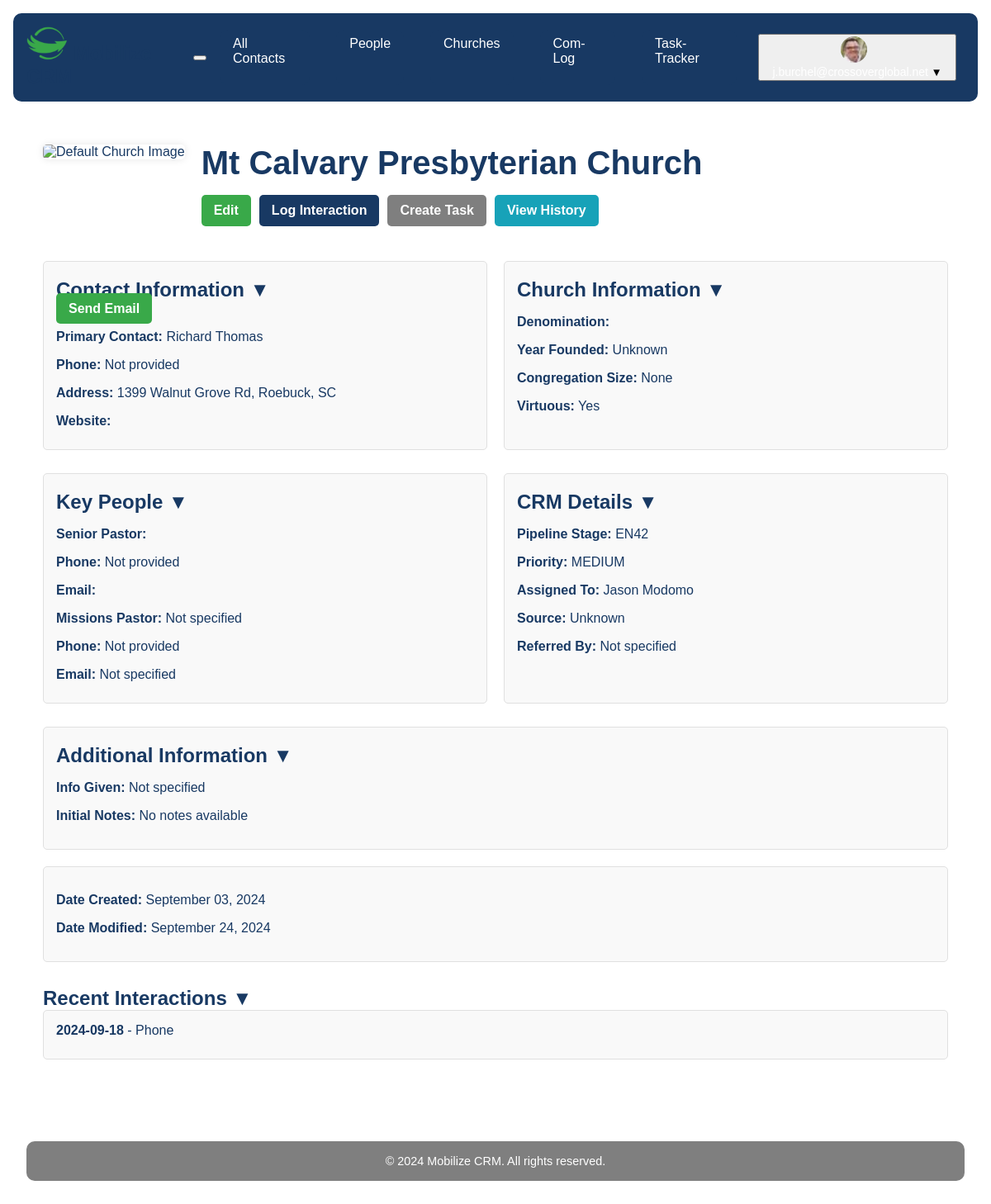
The page /contacts/church/1/ (signed in) on the database its author committed.
### userprofile/models.py (models this page shows, shortened)
class CustomUser(AbstractUser):
    profile_image = models.ImageField(upload_to='profile_images/', null=True, blank=True)
    profile_thumbnail = models.ImageField(upload_to='profile_thumbnails/', null=True, blank=True)
    email_signature = models.TextField(blank=True, null=True)

### contacts/models.py (models this page shows, shortened)
class Contact(models.Model):
    STATE = (
        ('al', 'AL'), ('ak', 'AK'), ('az', 'AZ'), ('ar', 'AR'), ('ca', 'CA'),('co', 'CO'),('ct', 'CT'),('de', 'DE'), ('fl', 'FL'), ('ga', 'GA'),
        ('hi', 'HI'), ('id', 'ID'), ('il', 'IL'), ('in', 'IN'), ('ia', 'IA'), ('ks', 'KS'), ('ky', 'KY'), ('la', 'LA'), ('me', 'ME'),
        ('md', 'MD'), ('ma', 'MA'), ('mi', 'MI'), ('mn', 'MN'), ('ms', 'MS'), ('mo', 'MO'), ('mt', 'MT'), ('ne', 'NE'), ('nv', 'NV'),
        ('nh', 'NH'), ('nj', 'NJ'), ('nm', 'NM'), ('ny', 'NY'), ('nc', 'NC'), ('nd', 'ND'), ('oh', 'OH'), ('ok', 'OK'), ('or', 'OR'),
        ('pa', 'PA'), ('ri', 'RI'), ('sc', 'SC'), ('sd', 'SD'), ('tn', 'TN'), ('tx', 'TX'), ('ut', 'UT'), ('vt', 'VT'), ('va', 'VA'),
        ('wa', 'WA'), ('wv', 'WV'), ('wi', 'WI'), ('wy', 'WY'),('dc', 'DC')
    )
    PREFERRED_CONTACT_METHODS = (
        ('email', 'Email'),('phone', 'Phone'),('text', 'Text'),('Facebook Messanger',
        'Facebook Messanger'),('whatsapp', 'Whatsapp'),('groupme', 'Groupme'),('signal', 'Signal'),('other', 'Other')
    )
    church_name = models.CharField(max_length=100, null=True, blank=True)
    first_name = models.CharField(max_length=100)
    last_name = models.CharField(max_length=100)
    image = models.ImageField(upload_to=get_image_path, null=True, blank=True)
    preferred_contact_method = models.CharField(max_length=100, choices=PREFERRED_CONTACT_METHODS)
    phone = models.CharField(max_length=50)
    email = models.EmailField()
    street_address = models.CharField(max_length=200, null=True, blank=True)
    city = models.CharField(max_length=100, null=True, blank=True)
    state = models.CharField(max_length=2, choices=STATE, null=True, blank=True)
    zip_code = models.CharField(max_length=10, null=True, blank=True)
    initial_notes = models.TextField(null=True, blank=True)
    date_created = models.DateField(auto_now_add=True,null=True, blank=True)
    date_modified = models.DateField(auto_now=True,null=True, blank=True)
    com_log = GenericRelation(ComLog)

class Church(Contact):
    CHURCH_PIPELINE_CHOICES = (
        ('PROMOTION', 'PROMOTION'), ('INFORMATION', 'INFORMATION'),('INVITATION,', 'INVITATION,'),
        ('CONFIRMATION', 'CONFIRMATION'),('EN42', 'EN42'),
        ('AUTOMATION', 'AUTOMATION'),
    )
    PRIORITY = (
        ('URGENT', 'URGENT'), ('HIGH', 'HIGH'), ('MEDIUM', 'MEDIUM'), ('LOW', 'LOW')
    )
    ASSIGNED_TO_CHOICES = (
        ('BILL JONES', 'BILL JONES'), ('JASON MODOMO', 'JASON MODOMO'), ('KEN KATAYAMA', 'KEN KATAYAMA'), ('MATTHEW RULE', 'MATTHEW RULE'),
        ('CHIP ATKINSON', 'CHIP ATKINSON'), ('RACHEL LIVELY', 'RACHEL LIVELY'), ('JIM BURCHEL', 'JIM BURCHEL'), ('JILL WALKER', 'JILL WALKER'),
        ('KARINA RAMPIN', 'KARINA RAMPIN'), ('UNASSIGNED', 'UNASSIGNED')
    )
    SOURCE = (
        ('WEBFORM', 'WEBFORM'), ('INCOMING CALL', 'INCOMING CALL'), ('EMAIL', 'EMAIL'), ('SOCIAL MEDIA', 'SOCIAL MEDIA'),
        ('COLD CALL', 'COLD CALL'),('PERSPECTIVES', 'PERSPECTIVES'),('REFERAL', 'REFERAL'),('OTHER', 'OTHER'), ('UNKNOWN', 'UNKNOWN')
    )
    virtuous = models.BooleanField(default=False)
    senior_pastor_first_name = models.CharField(max_length=100, blank=True, null=True)
    senior_pastor_last_name = models.CharField(max_length=100, blank=True, null=True)
    senior_pastor_phone = models.CharField(max_length=50, blank=True, null=True)
    senior_pastor_email = models.EmailField(blank=True, null=True)
    missions_pastor_first_name = models.CharField(max_length=100, null=True, blank=True)
    missions_pastor_last_name = models.CharField(max_length=100, null=True, blank=True)
    mission_pastor_phone = models.CharField(max_length=50, null=True, blank=True)
    mission_pastor_email = models.EmailField(null=True, blank=True)
    primary_contact_first_name = models.CharField(max_length=100, blank=True, null=True)
    primary_contact_last_name = models.CharField(max_length=100, blank=True, null=True)
    primary_contact_phone = models.CharField(max_length=200, blank=True, null=True)
    primary_contact_email = models.EmailField(blank=True, null=True)
    website = models.URLField(null=True, blank=True)
    denomination = models.CharField(max_length=100, null=True, blank=True)
    congregation_size = models.IntegerField(null=True, blank=True)
    church_pipeline = models.CharField(max_length=100, choices=CHURCH_PIPELINE_CHOICES, default='UNKNOWN')
    priority = models.CharField(max_length=10, choices=PRIORITY, default='MEDIUM')
    assigned_to = models.CharField(max_length=100, choices=ASSIGNED_TO_CHOICES, default='UNASSIGNED')
    source = models.CharField(max_length=100, choices=SOURCE, default='UNKNOWN')
    referred_by = models.CharField(max_length=100, null=True, blank=True)
    info_given = models.TextField(null=True, blank=True)
    reason_closed = models.TextField(null=True, blank=True)
    year_founded = models.IntegerField(null=True, blank=True)
    date_closed = models.DateField(null=True, blank=True)
    class Meta:
        verbose_name = "Church"
        verbose_name_plural = "Churches"

### com_log/models.py (models this page shows, shortened)
class ComLog(models.Model):
    COMMUNICATION_TYPES = [
        ('email', 'Email'),
        ('phone', 'Phone'),
        ('text', 'Text'),
        ('meeting', 'Meeting'),
        ('video', 'Video Conference'),
        ('facebook', 'Facebook Messenger'),
        ('whatsapp', 'WhatsApp'),
        ('signal', 'Signal'),
    ]
    user = models.ForeignKey(settings.AUTH_USER_MODEL, on_delete=models.CASCADE)
    content_type = models.ForeignKey(ContentType, on_delete=models.CASCADE)
    object_id = models.PositiveIntegerField()
    contact = GenericForeignKey('content_type', 'object_id')
    interaction_type = models.CharField(max_length=20)
    communication_type = models.CharField(max_length=20, choices=COMMUNICATION_TYPES)
    subject = models.CharField(max_length=255, blank=True)
    notes = models.TextField()
    direction = models.CharField(max_length=10, choices=[('Incoming', 'Incoming'), ('Outgoing', 'Outgoing')],default='Outgoing')
    date = models.DateTimeField(auto_now_add=True)
    class Meta:
        ordering = ['-date']

### contacts/views.py (the view)
# urls.py: path('church/<int:pk>/', views.ChurchDetailView.as_view(), name='church_detail'),
@method_decorator(login_required, name='dispatch')
class ChurchDetailView(DetailView, LoginRequiredMixin):
    model = Church
    template_name = 'contacts/church_detail.html'
    context_object_name = 'church'
    def get_context_data(self, **kwargs):
        context = super().get_context_data(**kwargs)
        church_content_type = ContentType.objects.get_for_model(Church)
        contact_content_type = ContentType.objects.get_for_model(Contact)
        recent_communications = ComLog.objects.filter(
            (Q(content_type=church_content_type) & Q(object_id=self.object.id)) |
            (Q(content_type=contact_content_type) & Q(object_id=self.object.contact_ptr_id))
        ).order_by('-date')
        logger.info(f"ChurchDetailView: Fetched {recent_communications.count()} recent communications for Church {self.object.id}")
        for comm in recent_communications:
            logger.info(f"ChurchDetailView: ComLog: {comm.id}, Date: {comm.date}, Type: {comm.communication_type}, Content Type: {comm.content_type}")
        context['recent_communications'] = recent_communications
        return context

### contacts/templates/contacts/church_detail.html (shortened to what this page needs)
{% extends 'core/base.html' %}
{% load static %}
{% block extra_css %}
<link rel="stylesheet" href="{% static 'css/church_detail.css' %}">
{% endblock %}
{% block content %}
<div class="church-detail-container">
    <div class="church-header">
        <div class="church-image">
            {% if church.image %}
                <img src="{{ church.image.url }}" alt="{{ church.church_name }}" class="church-img">
            {% else %}
                <img src="{% static 'images/default_church.png' %}" alt="Default Church Image" class="church-img">
            {% endif %}
        </div>
        <div class="church-title-and-actions">
            <h1 class="church-name">{{ church.church_name }}</h1>
            <div class="church-actions">
                <a href="{% url 'contacts:church_edit' church.pk %}" class="btn btn-edit">Edit</a>
                <a href="{% url 'com_log:create' %}" class="btn btn-log">Log Interaction</a>
                <a href="{% url 'task_tracker:task_create' %}" class="btn btn-task">Create Task</a>
                <a href="{% url 'com_log:contact_interactions' contact_type='church' contact_id=church.id %}" class="btn btn-history">View History</a>
            </div>
        </div>
    </div>
    <div class="church-info">
        <div class="info-section collapsible">
            <h2>Contact Information <span class="toggle-icon">▼</span></h2>
            <div class="section-content">
                <a href="{% url 'contacts:send_email' contact_type='church' contact_id=church.id %}" class="btn btn-edit">Send Email</a>
                <p><strong>Primary Contact:</strong> {{ church.primary_contact_first_name }} {{ church.primary_contact_last_name }}</p>
                <p><strong>Phone:</strong> {% if church.phone %}<a href="tel:{{ church.phone }}" class="phone-link">{{ church.phone }}</a>{% else %}Not provided{% endif %}</p>
                <p><strong>Address:</strong> {{ church.street_address }}, {{ church.city }}, {{ church.get_state_display }} {{ church.zip_code }}</p>
                <p><strong>Website:</strong> <a href="{{ church.website }}" target="_blank">{{ church.website }}</a></p>
            </div>
        </div>
        <div class="info-section collapsible">
            <h2>Church Information <span class="toggle-icon">▼</span></h2>
            <div class="section-content">
                <p><strong>Denomination:</strong> {{ church.denomination }}</p>
                <p><strong>Year Founded:</strong> {{ church.year_founded|default:"Unknown" }}</p>
                <p><strong>Congregation Size:</strong> {{ church.congregation_size }}</p>
                <p><strong>Virtuous:</strong> {{ church.virtuous|yesno:"Yes,No" }}</p>
            </div>
        </div>
        <div class="info-section collapsible">
            <h2>Key People <span class="toggle-icon">▼</span></h2>
            <div class="section-content">
                <p><strong>Senior Pastor:</strong> {{ church.senior_pastor_first_name }} {{ church.senior_pastor_last_name }}</p>
                <p><strong>Phone:</strong> {% if church.senior_pastor_phone %}<a href="tel:{{ church.senior_pastor_phone }}" class="phone-link">{{ church.senior_pastor_phone }}</a>{% else %}Not provided{% endif %}</p>
                <p><strong>Email:</strong> {{ church.senior_pastor_email }}</p>
                <p><strong>Missions Pastor:</strong> {{ church.missions_pastor_first_name }} {{ church.missions_pastor_last_name|default:"Not specified" }}</p>
                <p><strong>Phone:</strong> {% if church.missions_pastor_phone %}<a href="tel:{{ church.missions_pastor_phone }}" class="phone-link">{{ church.missions_pastor_phone }}</a>{% else %}Not provided{% endif %}</p>
                <p><strong>Email:</strong> {{ church.missions_pastor_email|default:"Not specified" }}</p>
            </div>
        </div>
        <div class="info-section collapsible">
            <h2>CRM Details <span class="toggle-icon">▼</span></h2>
            <div class="section-content">
                <p><strong>Pipeline Stage:</strong> {{ church.get_church_pipeline_display }}</p>
                <p><strong>Priority:</strong> {{ church.get_priority_display }}</p>
                <p><strong>Assigned To:</strong> {{ church.get_assigned_to_display }}</p>
                <p><strong>Source:</strong> {{ church.get_source_display }}</p>
                <p><strong>Referred By:</strong> {{ church.referred_by|default:"Not specified" }}</p>
            </div>
        </div>
    </div>
    <div class="additional-info collapsible">
        <h2>Additional Information <span class="toggle-icon">▼</span></h2>
        <div class="section-content">
            <p><strong>Info Given:</strong> {{ church.info_given|default:"Not specified" }}</p>
            <p><strong>Initial Notes:</strong> {{ church.initial_notes|default:"No notes available" }}</p>
        </div>
    </div>
    <div class="metadata">
        <p><strong>Date Created:</strong> {{ church.date_created|date:"F d, Y" }}</p>
        <p><strong>Date Modified:</strong> {{ church.date_modified|date:"F d, Y" }}</p>
    </div>
    <div class="interaction-history collapsible">
        <h2>Recent Interactions <span class="toggle-icon">▼</span></h2>
        <div class="section-content">
            {% if recent_communications %}
                {% for comm in recent_communications|slice:":3" %}
                    <div class="interaction">
                        <p><strong>{{ comm.date|date:"Y-m-d" }}</strong> - {{ comm.get_communication_type_display }}</p>
                    </div>
                {% endfor %}
            {% else %}
                <p>No recent communications recorded.</p>
            {% endif %}
        </div>
    </div>
</div>
{% endblock %}

### core/templates/core/partials/nav.html (shortened to what this page needs)
{% load static %}
<nav class="navbar">
    <div class="navbar-brand">
        <img src="{% static 'images/cg_logo.png' %}" alt="Logo" class="navbar-logo">
        <a href="/" class="navbar-title">Mobilize CRM</a>
    </div>
    <button id="navbar-toggle" class="navbar-toggle">
    </button>
    <div id="navbar-menu" class="navbar-menu">
        <a href="{% url 'contacts:contact_list' %}" class="navbar-item {% if request.resolver_match.url_name == 'all_contacts' %}active{% endif %}">All Contacts</a>
        <a href="{% url 'contacts:people_list' %}" class="navbar-item {% if request.resolver_match.url_name == 'people_list' %}active{% endif %}">People</a>
        <a href="{% url 'contacts:church_list' %}" class="navbar-item {% if request.resolver_match.url_name == 'church_list' %}active{% endif %}">Churches</a>
        <a href="{% url 'com_log:list' %}" class="navbar-item {% if request.resolver_match.url_name == 'com_log' %}active{% endif %}">Com-Log</a>
        <a href="{% url 'task_tracker:task_list' %}" class="navbar-item {% if request.resolver_match.url_name == 'task_tracker' %}active{% endif %}">Task-Tracker</a>
        {% if user.is_authenticated %}
        <div class="user-menu">
            <button id="user-menu-toggle" class="user-menu-button">
                {% if user.profile_thumbnail %}
                    <img src="{{ user.profile_thumbnail.url }}" alt="{{ user.username }}" class="user-avatar">
                {% else %}
                    <img src="{% static 'images/default_thumbnail.png' %}" alt="{{ user.username }}" class="user-avatar">
                {% endif %}
                <span class="user-menu-text">{{ user.username }}</span>
                <span class="dropdown-arrow">▼</span>
            </button>
        </div>
        {% else %}
        <a href="{% url 'userprofile:login' %}" class="navbar-item {% if request.resolver_match.url_name == 'login' %}active{% endif %}">Login</a>
        {% endif %}
    </div>
</nav>

### rows shown on the page
CustomUser: profile_thumbnail (picture)
Contact: church_name "Mt Calvary Presbyterian Church", street_address "1399 Walnut Grove Rd", city "Roebuck", initial_notes "No notes available", date_created "September 03, 2024", date_modified "September 24, 2024"
Church: primary_contact_first_name "Richard", primary_contact_last_name "Thomas", state "SC", year_founded "Unknown", congregation_size "None", virtuous "Yes", missions_pastor_last_name "Not specified", church_pipeline "EN42", priority "MEDIUM", assigned_to "Jason Modomo", source "Unknown", referred_by "Not specified", info_given "Not specified"
ComLog: date "2024-09-18", communication_type "Phone"

### other values the page prints
{{ church.missions_pastor_email|default:"Not specified" }} "Not specified"
